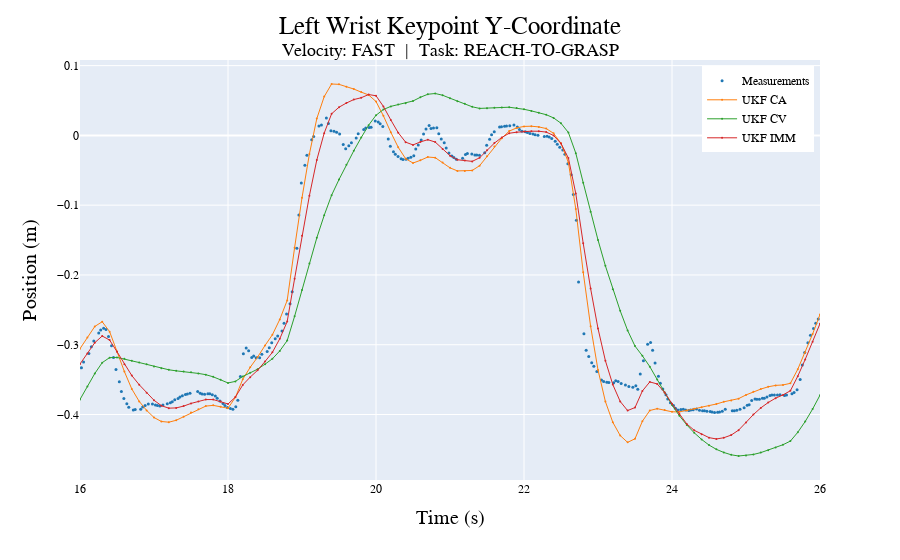

Source (notebook cell):
### Markdown cell above
Run the function defined just above for a specific subject, operating condition, keypoint, and axis.

### Code cell
# Define the time range to plot the time series
lower_bound = pd.Timedelta(seconds=16.0)
upper_bound = pd.Timedelta(seconds=26.0)
selected_range = [lower_bound, upper_bound]

subject = 'sub_13'
velocity = 'FAST'
task = 'PICK-&-PLACE'
kpt = 7
dim = 'y' 

plot_filters_PAPER(subject, velocity, task, kpt, dim, pred_steps, selected_range)
